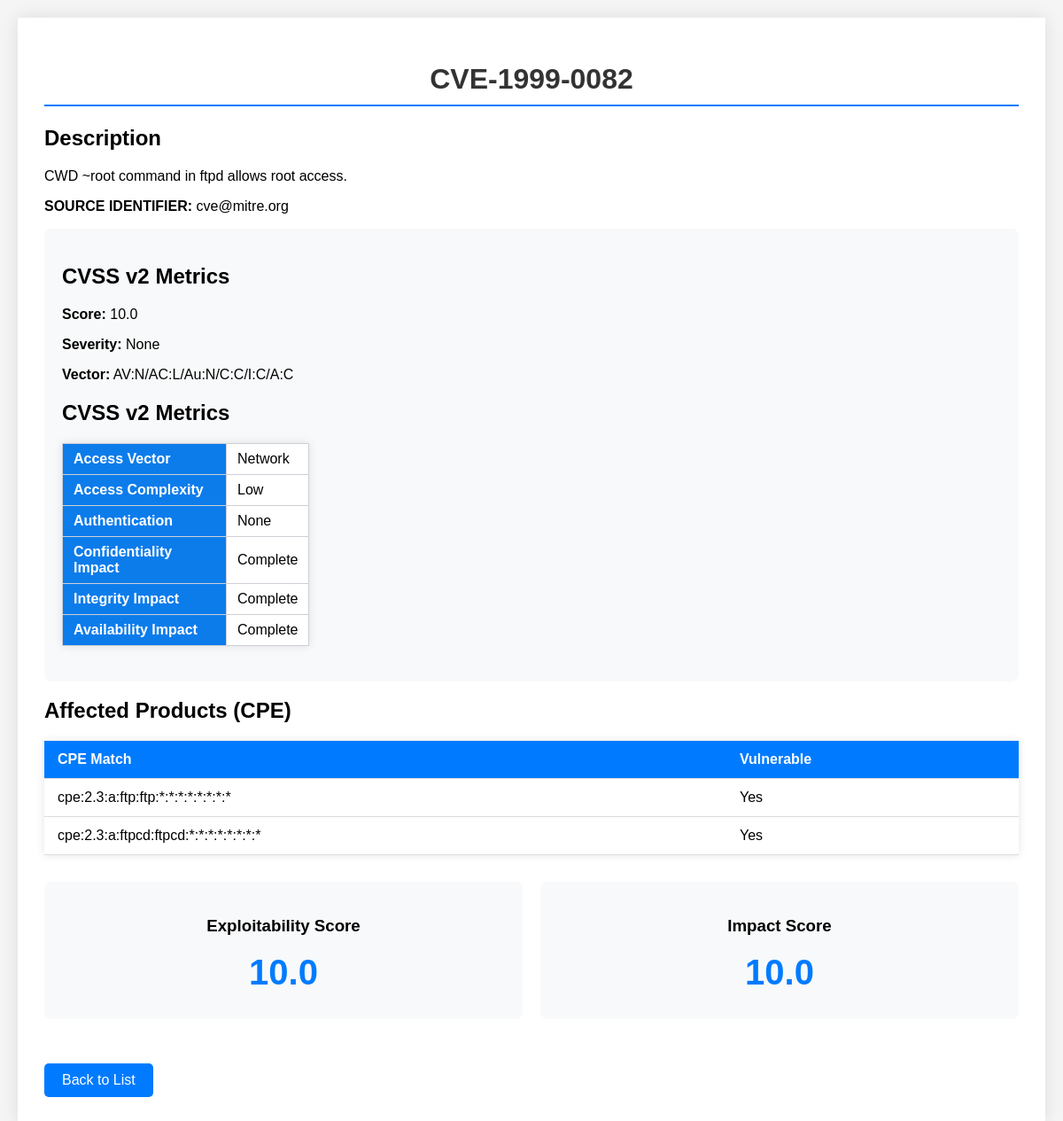
Screenshot of /cves/CVE-1999-0082 with the database file from the repository.
### app/models.py (models this page shows, shortened)
class CVE(db.Model):
    __tablename__ = 'cve'
    id = db.Column(db.String(20), primary_key=True)
    published = db.Column(db.DateTime)
    last_modified = db.Column(db.DateTime)
    source_Identifier = db.Column(db.String(100))
    description = db.Column(db.Text)
    base_score_v2 = db.Column(db.Float)
    base_score_v3 = db.Column(db.Float)
    cvss_v2_vector = db.Column(db.String(100))
    cvss_v2_severity = db.Column(db.String(50))
    cvss_v3_vector = db.Column(db.String(100))
    cvss_v3_severity = db.Column(db.String(20))
    exploitability_score = db.Column(db.Float)
    impact_score = db.Column(db.Float)
    cpe_list = db.Column(db.JSON)
    status = db.Column(db.String(50))

### app/routes.py (the view)
@app.route('/cves/<cve_id>')
@swag_from({
    'tags': ['CVEs'],
    'description': 'Get details of a specific CVE by ID.',
    'parameters': [
        {
            'name': 'cve_id',
            'in': 'path',
            'type': 'string',
            'description': 'The ID of the CVE to retrieve',
            'required': True
        }
    ],
    'responses': {
        200: {
            'description': 'Details of the specified CVE',
            'schema': {
                'type': 'object',
                'properties': {
                    'id': {'type': 'string'},
                    'published': {'type': 'string', 'format': 'date-time'},
                    'last_modified': {'type': 'string', 'format': 'date-time'},
                    'description': {'type': 'string'},
                    'base_score_v2': {'type': 'number'},
                    'base_score_v3': {'type': 'number'},
                    'cvss_v2_vector': {'type': 'string'},
                    'cvss_v2_severity': {'type': 'string'},
                    'cvss_v3_vector': {'type': 'string'},
                    'cvss_v3_severity': {'type': 'string'},
                    'exploitability_score': {'type': 'number'},
                    'impact_score': {'type': 'number'},
                    'cpe_list': {
                        'type': 'array',
                        'items': {
                            'type': 'object',
                            'properties': {
                                'criteria': {'type': 'string'},
                                'vulnerable': {'type': 'boolean'}
                            }
                        }
                    },
                    'status': {'type': 'string'}
                }
            }
        },
        404: {
            'description': 'CVE not found'
        }
    }
})
def cve_detail(cve_id):
    cve = CVE.query.get_or_404(cve_id)
    return render_template('cve_detail.html',
                         cve=cve,
                         cvss_v2_metrics=parse_cvss_vector(cve.cvss_v2_vector),
                         cvss_v3_metrics=parse_cvss_vector(cve.cvss_v3_vector))

### app/routes.py (called while the page is built)
def parse_cvss_vector(vector_string):
    if not vector_string:
        return {}
    value_mappings = {
        'AV': {'L': 'Local', 'A': 'Adjacent Network', 'N': 'Network'},
        'AC': {'H': 'High', 'M': 'Medium', 'L': 'Low'},
        'Au': {'N': 'None', 'S': 'Single', 'M': 'Multiple'},
        'C': {'N': 'None', 'P': 'Partial', 'C': 'Complete'},
        'I': {'N': 'None', 'P': 'Partial', 'C': 'Complete'},
        'A': {'N': 'None', 'P': 'Partial', 'C': 'Complete'}
    }
    metrics = {}
    for part in vector_string.split('/'):
        if ':' in part:
            key, value = part.split(':')
            full_value = value_mappings.get(key, {}).get(value, value)
            metrics[key] = full_value
    return metrics

### app/templates/cve_detail.html (shortened to what this page needs)
<!DOCTYPE html>
<html>
<head>
    <link rel="stylesheet" href="{{ url_for('static', filename='css/style.css') }}">
</head>
<body>
    <div class="cve-detail">
        <h1>{{ cve.id }}</h1>
        <div class="section">
            <h2>Description</h2>
            <p>{{ cve.description }}</p>
        </div>
        <p><strong>SOURCE IDENTIFIER:</strong> {{ cve.source_Identifier  }} </p>
        <div class="metrics">
            <div class="cvss-section">
                <h2>CVSS v2 Metrics</h2>
                <p><strong>Score:</strong> {{ cve.base_score_v2  }} </p>
                <p><strong>Severity:</strong> {{ cve.cvss_v2_severity }}</p>
                <p><strong>Vector:</strong> {{ cve.cvss_v2_vector }}</p>
                <div class="cvss-details">
                    <h2>CVSS v2 Metrics</h2>
                    <table class="metrics-table">
                        <tr>
                            <th>Access Vector</th>
                            <td>{{ cvss_v2_metrics.AV }}</td>
                        </tr>
                        <tr>
                            <th>Access Complexity</th>
                            <td>{{ cvss_v2_metrics.AC }}</td>
                        </tr>
                        <tr>
                            <th>Authentication</th>
                            <td>{{ cvss_v2_metrics.Au }}</td>
                        </tr>
                        <tr>
                            <th>Confidentiality Impact</th>
                            <td>{{ cvss_v2_metrics.C }}</td>
                        </tr>
                        <tr>
                            <th>Integrity Impact</th>
                            <td>{{ cvss_v2_metrics.I }}</td>
                        </tr>
                        <tr>
                            <th>Availability Impact</th>
                            <td>{{ cvss_v2_metrics.A }}</td>
                        </tr>
                    </table>
                </div>
            </div>
        </div>
        <div class="cpe-list">
            <h2>Affected Products (CPE)</h2>
            <table>
                <tr>
                    <th>CPE Match</th>
                    <th>Vulnerable</th>
                </tr>
                {% for cpe in cve.cpe_list %}
                <tr>
                    <td>{{ cpe.criteria }}</td>
                    <td>{{ 'Yes' if cpe.vulnerable else 'No' }}</td>
                </tr>
                {% endfor %}
            </table>
        </div>
        <div class="scores">
            <div class="score-card">
                <h3>Exploitability Score</h3>
                <p class="score">{{ cve.exploitability_score }}</p>
            </div>
            <div class="score-card">
                <h3>Impact Score</h3>
                <p class="score">{{ cve.impact_score }}</p>
            </div>
        </div>
        <a href="{{ url_for('list_cves') }}" class="back-button">Back to List</a>
    </div>
</body>
</html>

### app/static/css/style.css (style rules this page uses)
body { font-family: Arial, sans-serif; margin: 20px; background-color: #f5f5f5; }
h1 { color: #333; text-align: center; }
table { width: 100%; border-collapse: collapse; margin: 20px 0; background-color: white; box-shadow: 0 0 10px rgba(0, 0, 0, 0.1); }
th, td { padding: 12px 15px; text-align: left; border-bottom: 1px solid #ddd; }
th { background-color: #007bff; color: white; }
h1 { color: #333; border-bottom: 2px solid #007bff; padding-bottom: 10px; }
.back-button { display: inline-block; margin-top: 20px; padding: 10px 20px; background: #007bff; color: #fff; text-decoration: none; border-radius: 5px; }
.cve-detail { max-width: 1200px; margin: 20px auto; padding: 30px; background: white; box-shadow: 0 0 20px rgba(0,0,0,0.1); }
.cvss-section { padding: 20px; background: #f8f9fa; border-radius: 8px; }
.cpe-list table { width: 100%; margin: 20px 0; }
.scores { display: grid; grid-template-columns: repeat(2, 1fr); gap: 20px; margin: 30px 0; }
.score-card { text-align: center; padding: 20px; background: #f8f9fa; border-radius: 8px; }
.score-card .score { font-size: 2.5em; font-weight: bold; color: #007bff; margin: 10px 0; }
.metrics-table { width: auto; margin: 20px 0; border-collapse: collapse; }
.metrics-table th, .metrics-table td { padding: 8px 12px; border: 1px solid #cecfd6; text-align: left; }
.metrics-table th { background-color: #0c7ceb; width: 160px; }

### rows the page displays
CVE: id "CVE-1999-0082", description "CWD ~root command in ftpd allows root access.", source_Identifier "cve@mitre.org", base_score_v2 "10.0", cvss_v2_severity "None", cvss_v2_vector "AV:N/AC:L/Au:N/C:C/I:C/A:C", exploitability_score "10.0", impact_score "10.0"

### other values shown
{{ cvss_v2_metrics.AV }} "Network"
{{ cvss_v2_metrics.AC }} "Low"
{{ cvss_v2_metrics.Au }} "None"
{{ cvss_v2_metrics.C }} "Complete"
{{ cvss_v2_metrics.I }} "Complete"
{{ cvss_v2_metrics.A }} "Complete"
{{ cpe.criteria }} "cpe:2.3:a:ftp:ftp:*:*:*:*:*:*:*:*" "cpe:2.3:a:ftpcd:ftpcd:*:*:*:*:*:*:*:*"
{{ 'Yes' if cpe.vulnerable else 'No' }} "Yes" "Yes"
